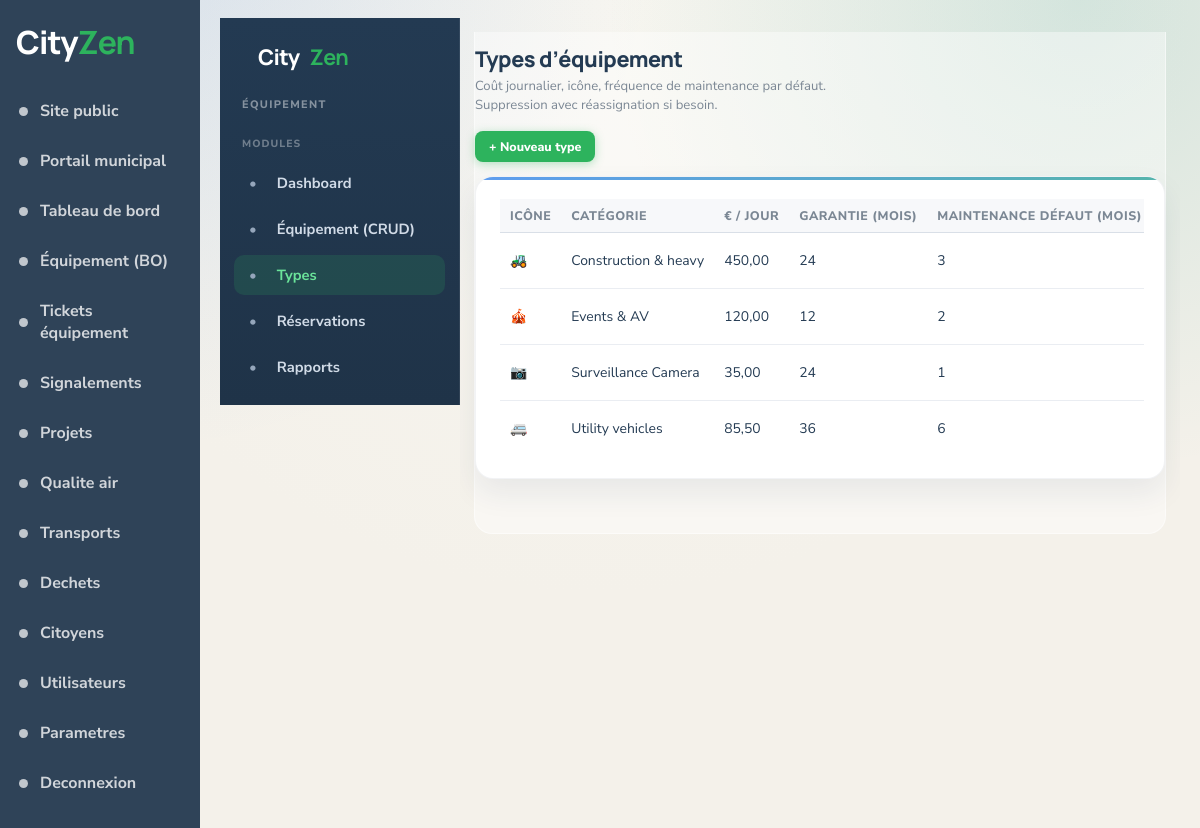
The page /admin/equipment.php?route=types (signed in) on the database its author committed.
### tables this page shows
CREATE TABLE type_equipment (
    id                                   INT UNSIGNED AUTO_INCREMENT PRIMARY KEY,
    category_name                        VARCHAR(150)     NOT NULL,
    icon                                 VARCHAR(64)      NOT NULL DEFAULT '📦',
    daily_cost                           DECIMAL(10,2)    NOT NULL DEFAULT 0.00,
    warranty_months                      TINYINT UNSIGNED NOT NULL DEFAULT 12,
    default_maintenance_frequency_months TINYINT UNSIGNED NOT NULL DEFAULT 6
);

### equipment/backoffice/app/controllers/TypesManageController.php (called while the page is built, shortened)
<?php
class TypesManageController
{
    private $types;
    public function __construct(PDO $pdo)
    {
        $this->types = new TypeEquipment($pdo);
    }
    public function index(string $message = '', string $messageType = ''): void
    {
        $rows = $this->types->all();
        require VIEW_PATH . '/types/manage.php';
        require VIEW_PATH . '/layouts/main.php';
    }
}

### equipment/backoffice/app/models/TypeEquipment.php (called while the page is built, shortened)
<?php
class TypeEquipment
{
    private $pdo;
    public function __construct(PDO $pdo)
    {
        $this->pdo = $pdo;
    }
    public function all(): array
    {
        $sql = 'SELECT id, category_name, icon, daily_cost, warranty_months, default_maintenance_frequency_months
                FROM type_equipment ORDER BY category_name ASC';
        return $this->pdo->query($sql)->fetchAll();
    }
}

### equipment/backoffice/app/views/types/manage.php (the view, shortened to what this page needs)
<header class="topbar topbar-bo bo-module-header">
  <div class="bo-topbar-titles">
    <h1 class="bo-page-title">Types d’équipement</h1>
    <p class="bo-page-sub">Coût journalier, icône, fréquence de maintenance par défaut. Suppression avec réassignation si besoin.</p>
  </div>
</header>
<div class="bo-toolbar">
  <button type="button" class="btn-bo btn-bo--accept" id="btn-type-new">+ Nouveau type</button>
</div>
<div class="card">
  <div class="bo-table-wrap">
    <table class="transport-table bo-table">
      <thead>
        <tr><th>Icône</th><th>Catégorie</th><th>€ / jour</th><th>Garantie (mois)</th><th>Maintenance défaut (mois)</th><th></th></tr>
      </thead>
      <tbody>
      <?php foreach ($rows as $t): ?>
        <tr>
          <td class="bo-td-icon"><?= htmlspecialchars((string) $t['icon'], ENT_QUOTES, 'UTF-8') ?></td>
          <td><?= htmlspecialchars((string) $t['category_name'], ENT_QUOTES, 'UTF-8') ?></td>
          <td><?= number_format((float) $t['daily_cost'], 2, ',', ' ') ?></td>
          <td><?= (int) $t['warranty_months'] ?></td>
          <td><?= (int) $t['default_maintenance_frequency_months'] ?></td>
        </tr>
      <?php endforeach; ?>
      </tbody>
    </table>
  </div>
</div>

### assets/css/style.css (style rules this page uses)
:root { --bg: #f4f1ea; --surface: #ffffff; --surface-soft: #fbf8f2; --ink: #243b53; --muted: #7b8794; --line: #d9dfe7; --nav: #2f4358; --green: #2db35d; --green-soft: #edf8ef; --orange: #f08a1f; --orange-soft: #fff2df; --red: #ef523f; --red-soft: #feece8; --blue-soft: #eef5fb; --shadow: 0 14px 30px rgba(29, 53, 87, 0.08); --radius-lg: 18px; --radius-md: 14px; --radius-sm: 10px; }
* { box-sizing: border-box; }
html { scroll-behavior: smooth; }
body { margin: 0; font-family: "Nunito Sans", sans-serif; background: radial-gradient(circle at top, #f8f6f0 0%, var(--bg) 58%); color: var(--ink); }
button, input { font: inherit; }
button { transition: transform 0.18s ease, box-shadow 0.2s ease, background-color 0.2s ease, color 0.2s ease, border-color 0.2s ease; }
.topbar { display: flex; align-items: center; justify-content: space-between; gap: 1rem; background: var(--nav); color: #fff; box-shadow: var(--shadow); }

### assets/equipment/css/equipment.css (style rules this page uses)
:root { --bg: #f4f1ea; --surface: #ffffff; --surface-soft: #fbf8f2; --ink: #243b53; --muted: #7b8794; --line: #d9dfe7; --nav: #2f4358; --green: #2db35d; --green-soft: #edf8ef; --orange: #f08a1f; --orange-soft: #fff2df; --red: #ef523f; --red-soft: #feece8; --blue: #1a73e8; --blue-soft: #eef5fb; --teal: #0d9488; --teal-soft: #e6f7f5; --shadow: 0 14px 30px rgba(29, 53, 87, 0.08); --radius-lg: 18px; --radius-md: 14px; --radius-sm: 10px; --grad-primary: linear-gradient(135deg, #1a73e8 0%, #0d9488 100%); --grad-soft: linear-gradient(135deg, rgba(26,115,232,.09) 0%, rgba(13,148,136,.09) 100%); }
* { box-sizing: border-box; }
html { scroll-behavior: smooth; }
body { margin: 0; font-family: "Nunito Sans", sans-serif; background: radial-gradient(circle at 10% -10%, rgba(26,115,232,.14) 0%, transparent 38%), radial-gradient(circle at 90% 0%, rgba(13,148,136,.14) 0%, transparent 35%), radial-gradient(circle at top, #f8f6f0 0%, var(--bg) 58%); color: var(--ink); }
button, input, select, textarea { font: inherit; }
.topbar { display: flex; align-items: center; justify-content: space-between; gap: 1rem; background: var(--nav); color: #fff; box-shadow: var(--shadow); }
.topbar-bo { flex-direction: column; align-items: stretch; gap: 0; margin-bottom: 6px; }
.bo-topbar-titles { flex: 1; min-width: 200px; }
.bo-page-title { margin: 0 0 4px; font-family: "Manrope", sans-serif; font-size: 1.35rem; font-weight: 800; letter-spacing: -0.02em; color: #fff; }
.bo-page-sub { margin: 0; font-size: .82rem; color: rgba(255,255,255,.72); line-height: 1.45; max-width: 52ch; }
.bo-table-wrap { overflow-x: auto; margin: 0 -4px; padding: 0 4px; -webkit-overflow-scrolling: touch; }
.bo-table th, .bo-table td { white-space: nowrap; }
.bo-td-icon { font-size: 1.25rem; line-height: 1; vertical-align: middle; }
.btn-bo { padding: 7px 14px; border: none; border-radius: 8px; font-weight: 800; font-size: .78rem; cursor: pointer; transition: transform .12s, box-shadow .12s; }
.btn-bo--accept { background: var(--green); color: #fff; box-shadow: 0 2px 10px rgba(45,179,93,.35); }
.card { background: var(--surface); border-radius: var(--radius-lg); padding: 22px 24px; box-shadow: var(--shadow); margin-bottom: 18px; border: 1px solid rgba(36,59,83,.06); position: relative; overflow: hidden; max-width: 100%; box-sizing: border-box; }
.card::before { content: ""; position: absolute; left: 0; right: 0; top: 0; height: 3px; background: var(--grad-primary); opacity: .7; }
.transport-table { width: 100%; border-collapse: collapse; }
.transport-table th { text-align: left; padding: 8px 10px; font-size: .78rem; font-weight: 800; text-transform: uppercase; color: var(--muted); border-bottom: 1px solid var(--line); background: rgba(217,223,231,.22); letter-spacing: .04em; }
.transport-table td { padding: 11px 10px; font-size: .87rem; border-bottom: 1px solid rgba(217,223,231,.55); vertical-align: middle; }
.transport-table tr:last-child td { border-bottom: none; }
.bo-module-header { background: transparent; color: var(--ink); box-shadow: none; padding: 0 0 8px; margin-bottom: 8px; }
.bo-module-header .bo-page-title { color: var(--ink); }
.bo-module-header .bo-page-sub { color: var(--muted); }
.bo-toolbar { display: flex; flex-wrap: wrap; gap: 10px; margin-bottom: 14px; }

### rows shown on the page
type_equipment: icon "🚜", category_name "Construction & heavy", daily_cost "450,00", warranty_months "24", default_maintenance_frequency_months "3"
type_equipment: icon "🎪", category_name "Events & AV", daily_cost "120,00", warranty_months "12", default_maintenance_frequency_months "2"
type_equipment: icon "📷", category_name "Surveillance Camera", daily_cost "35,00", warranty_months "24", default_maintenance_frequency_months "1"
type_equipment: icon "🚐", category_name "Utility vehicles", daily_cost "85,50", warranty_months "36", default_maintenance_frequency_months "6"

### other values the page prints
$item['label'] "Site public"
$item['label'] "Portail municipal"
$item['label'] "Tableau de bord"
$item['label'] "Équipement (BO)"
$item['label'] "Tickets équipement"
$item['label'] "Signalements"
$item['label'] "Projets"
$item['label'] "Qualite air"
$item['label'] "Transports"
$item['label'] "Dechets"
$item['label'] "Citoyens"
$item['label'] "Utilisateurs"
$item['label'] "Parametres"
$item['label'] "Deconnexion"
